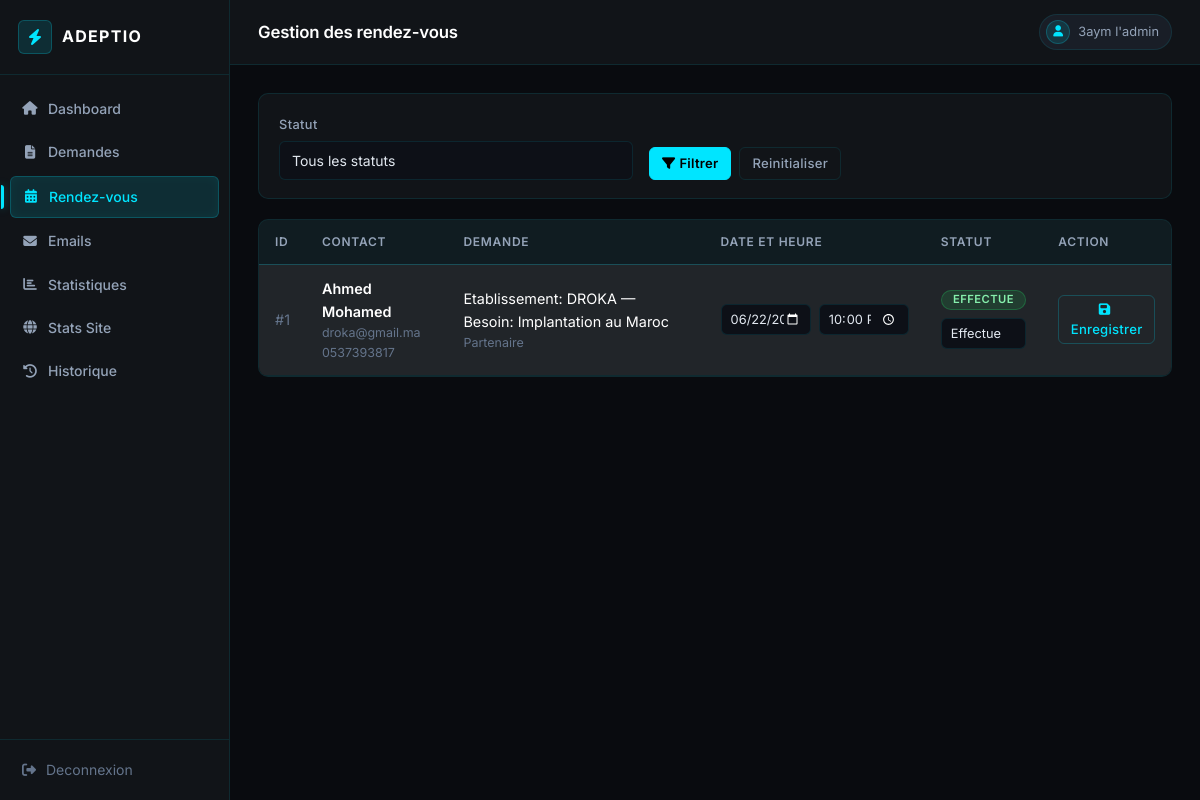
/admin/rendez_vous.php (signed in), run on the app's committed database.
### tables this page shows
CREATE TABLE `rendez_vous` (
  `id_rdv` int(11) NOT NULL,
  `id_demande` int(11) DEFAULT NULL,
  `date_rdv` date DEFAULT NULL,
  `heure_rdv` time DEFAULT NULL,
  `statut` enum('programme','effectue','annule') DEFAULT 'programme'
);

CREATE TABLE `demandes` (
  `id_demande` int(11) NOT NULL,
  `type_demande` enum('etudiant','partenaire') DEFAULT NULL,
  `nom` varchar(100) DEFAULT NULL,
  `email` varchar(100) DEFAULT NULL,
  `telephone` varchar(20) DEFAULT NULL,
  `sujet` varchar(255) DEFAULT NULL,
  `message` text DEFAULT NULL,
  `statut` enum('en_attente','acceptee','rejetee') DEFAULT 'en_attente',
  `date_demande` timestamp NULL DEFAULT current_timestamp()
);

### admin/_bootstrap.php (called while the page is built, shortened)
<?php
function e(?string $value): string
{
    return htmlspecialchars((string) $value, ENT_QUOTES, 'UTF-8');
}
function current_admin(PDO $pdo): ?array
{
    $stmt = $pdo->prepare('SELECT id_admin, nom, email FROM admins WHERE id_admin = ?');
    $stmt->execute([$_SESSION['admin']]);
    return $stmt->fetch(PDO::FETCH_ASSOC) ?: null;
}
function rdv_status_label(?string $status): string
{
    return [
        'programme' => 'Programme',
        'effectue' => 'Effectue',
        'annule' => 'Annule',
    ][$status] ?? 'Inconnu';
}
function rdv_status_class(?string $status): string
{
    return [
        'programme' => 'primary',
        'effectue' => 'success',
        'annule' => 'secondary',
    ][$status] ?? 'secondary';
}

### admin/rendez_vous.php (the view, shortened to what this page needs)
<?php
require_once __DIR__ . '/_bootstrap.php';
require_once __DIR__ . '/_layout.php';
$statusFilter        = $_GET['statut'] ?? '';
$where  = $statusFilter ? 'WHERE r.statut = ?' : '';
$params = $statusFilter ? [$statusFilter] : [];
$stmt = $pdo->prepare("
    SELECT r.*, d.nom, d.email, d.telephone, d.type_demande, d.sujet
    FROM rendez_vous r
    LEFT JOIN demandes d ON d.id_demande = r.id_demande
    $where
    ORDER BY r.date_rdv ASC, r.heure_rdv ASC
");
$stmt->execute($params);
$rdvs = $stmt->fetchAll();
render_admin_header($pdo, 'Gestion des rendez-vous', 'rendez_vous');
?>
<div class="filter-panel">
    <form class="row g-3 align-items-end" method="GET">
        <div class="col-md-5">
            <label class="form-label" for="statut">Statut</label>
            <select class="form-select" id="statut" name="statut">
                <option value="">Tous les statuts</option>
            </select>
        </div>
        <div class="col-md-7 d-flex gap-2">
            <button class="btn btn-primary" type="submit"><i class="fas fa-filter me-1"></i>Filtrer</button>
            <a class="btn btn-outline-secondary" href="rendez_vous.php">Reinitialiser</a>
        </div>
    </form>
</div>
<div class="panel">
    <div class="table-responsive">
        <table class="table mb-0">
            <thead>
                <tr>
                    <th>ID</th>
                    <th>Contact</th>
                    <th>Demande</th>
                    <th>Date et heure</th>
                    <th>Statut</th>
                    <th>Action</th>
                </tr>
            </thead>
            <tbody>
            <?php foreach ($rdvs as $rdv): ?>
                <tr>
                    <td><span style="color:var(--muted)">#<?= (int) $rdv['id_rdv'] ?></span></td>
                    <td>
                        <div class="fw-semibold"><?= e($rdv['nom'] ?? 'Demande supprimee') ?></div>
                        <div class="text-muted small"><?= e($rdv['email']) ?></div>
                        <div class="text-muted small"><?= e($rdv['telephone']) ?></div>
                    </td>
                    <td>
                        <div><?= e($rdv['sujet']) ?></div>
                        <div class="text-muted small"><?= e(ucfirst((string) $rdv['type_demande'])) ?></div>
                    </td>
                    <td>
                        <form class="row g-2 align-items-center" method="POST" id="rdv-form-<?= (int) $rdv['id_rdv'] ?>">
                            <div class="col-12 col-xl-6">
                                <input class="form-control form-control-sm" type="date" name="date_rdv"  value="<?= e($rdv['date_rdv']) ?>" required>
                            </div>
                            <div class="col-12 col-xl-6">
                                <input class="form-control form-control-sm" type="time" name="heure_rdv" value="<?= e(substr((string) $rdv['heure_rdv'], 0, 5)) ?>" required>
                            </div>
                        </form>
                    </td>
                    <td>
                        <span class="badge text-bg-<?= e(rdv_status_class($rdv['statut'])) ?> d-block mb-2">
                            <?= e(rdv_status_label($rdv['statut'])) ?>
                        </span>
                        <select class="form-select form-select-sm" name="statut" form="rdv-form-<?= (int) $rdv['id_rdv'] ?>">
                            <option value="effectue"  <?= $rdv['statut'] === 'effectue'  ? 'selected' : '' ?>>Effectue</option>
                        </select>
                    </td>
                    <td>
                        <button class="btn btn-sm btn-outline-primary" type="submit" form="rdv-form-<?= (int) $rdv['id_rdv'] ?>">
                            <i class="fas fa-save me-1"></i>Enregistrer
                        </button>
                    </td>
                </tr>
            <?php endforeach; ?>
            </tbody>
        </table>
    </div>
</div>
<?php render_admin_footer(); ?>

### admin/_layout.php (shortened to what this page needs)
<?php
function render_admin_header(PDO $pdo, string $title, string $active): void
{
    $admin = current_admin($pdo);
    $links = [
        'dashboard'   => ['Dashboard',        'dashboard.php',    'fa-home'],
        'demandes'    => ['Demandes',          'demandes.php',     'fa-file-alt'],
        'rendez_vous' => ['Rendez-vous',       'rendez_vous.php',  'fa-calendar-alt'],
        'emails'      => ['Emails',            'emails.php',       'fa-envelope'],
        'statistiques' => ['Statistiques',      'statistiques.php',  'fa-chart-bar'],
        'stats'        => ['Stats Site',         'stats.php',         'fa-globe'],
        'historique'   => ['Historique',        'historique.php',    'fa-history'],
    ];
    ?>
<!DOCTYPE html>
<html lang="fr" data-bs-theme="dark">
<head>
    <link href="https://cdn.jsdelivr.net/npm/bootstrap@5.3.3/dist/css/bootstrap.min.css" rel="stylesheet">
    <link href="https://cdnjs.cloudflare.com/ajax/libs/font-awesome/6.5.1/css/all.min.css" rel="stylesheet">
    <link href="assets/style.css" rel="stylesheet">
</head>
<body>
<div class="admin-shell">
    <aside class="sidebar">
        <div class="sidebar-brand">
            <div class="sidebar-brand-icon"><i class="fas fa-bolt"></i></div>
            <span class="sidebar-brand-name">Adeptio</span>
        </div>
        <nav class="sidebar-nav">
            <?php foreach ($links as $key => [$label, $href, $icon]): ?>
                <a href="<?= e($href) ?>" class="<?= $active === $key ? 'active' : '' ?>">
                    <i class="fas <?= e($icon) ?> nav-icon"></i>
                    <span><?= e($label) ?></span>
                </a>
            <?php endforeach; ?>
        </nav>
        <div class="sidebar-footer">
            <a href="auth/logout.php">
                <i class="fas fa-sign-out-alt nav-icon"></i>
                <span>Deconnexion</span>
            </a>
        </div>
    </aside>
    <div class="main-content">
        <header class="topbar">
            <h1 class="topbar-title"><?= e($title) ?></h1>
            <div class="topbar-user">
                <div class="topbar-avatar"><i class="fas fa-user"></i></div>
                <span class="topbar-user-name"><?= e($admin['nom'] ?? 'Admin') ?></span>
            </div>
        </header>
        <div class="page-body">
    <?php
}
function render_admin_footer(): void
{
    ?>
        </div>
    </div>
</div>
</body>
</html>
    <?php
}

### data on the page
rendez_vous: id_rdv "1", id_demande.nom "Ahmed Mohamed", id_demande.email "droka@gmail.ma", id_demande.telephone "0537393817", id_demande.sujet "Etablissement: DROKA — Besoin: Implantation au Maroc", id_demande.type_demande "Partenaire", date_rdv "06/22/2026", heure_rdv "22:00", statut "EFFECTUE", statut "Effectue"

### other printed values
$label "Dashboard"
$label "Demandes"
$label "Rendez-vous"
$label "Emails"
$label "Statistiques"
$label "Stats Site"
$label "Historique"
$title "Gestion des rendez-vous"
$admin['nom'] "3aym l'admin"
